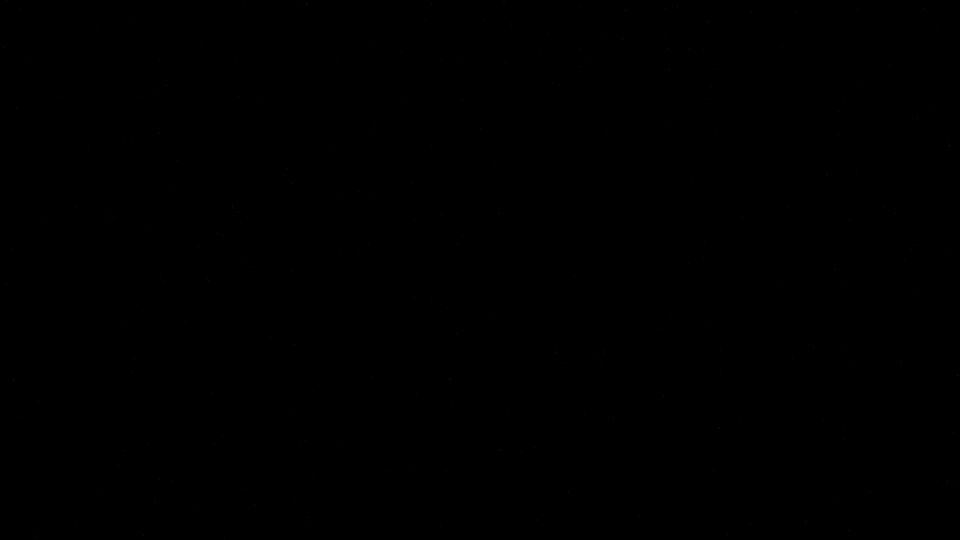
Frame 1 (no input)
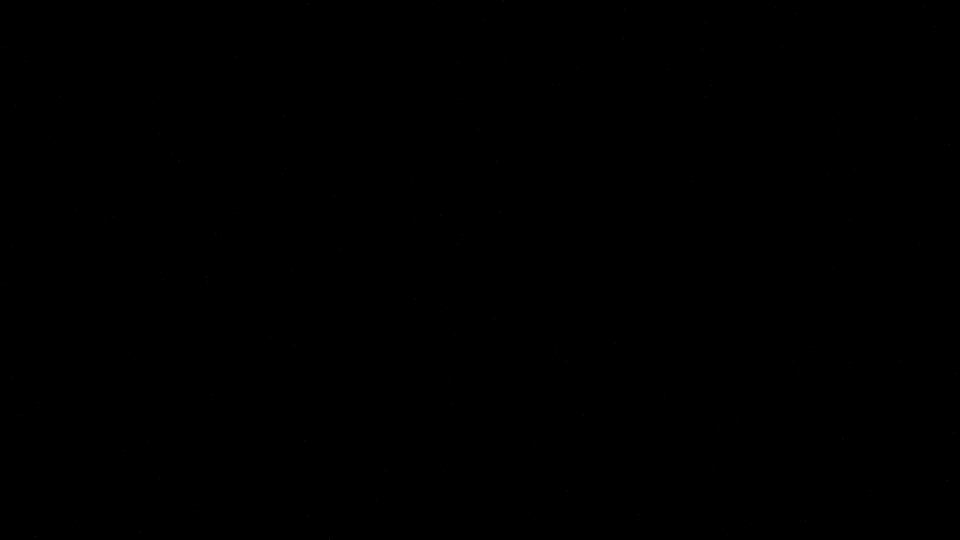
Frame 60 (no input)
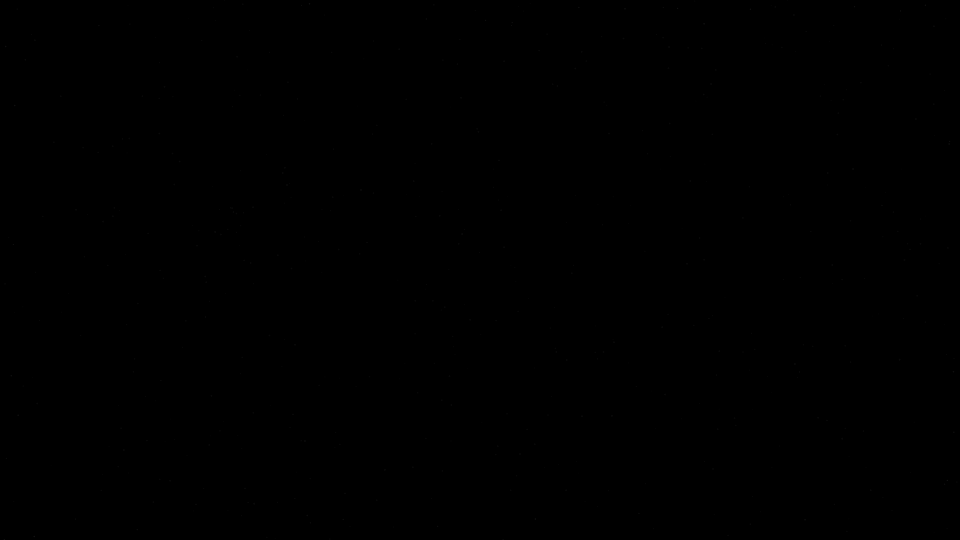
Frame 120 (the mouse pressed at the canvas centre since frame 60)

The p5.js sketch that drew these frames (run headless with seeded random() and noise() and a simulated clock; from frame 60 on, the mouse is pressed at the canvas centre):

// p5.js sketch
// ── sketch.js
// Sacred Generative Architect - p5.js
// Pulse rebuild (thicker/stronger rays + slower core heartbeat):
// - Center core glow: slower heartbeat (scale + alpha + soft halo)
// - Radial rays: thicker + brighter, synced heartbeat + per-ray shimmer
// - Macro modulation: slowly weak <-> strong over time
// Keeps: particles + rays + enso (kamon-friendly)

const DEBUG = false;

let fps = 30;
let DURATION = 60;
let particles = [];
let seed;

// ---- Pulse tuning (updated per request) ----
const PULSE = {
  // slower heartbeat
  bpm: 36, // ✅ slower than before (was 54)

  // macro weak <-> strong
  strengthMin: 0.45,
  strengthMax: 1.25,
  macroSpeed: 0.10,

  // core glow
  coreBase: 3.2,
  coreAmp: 7.0,
  coreAlphaBase: 35,
  coreAlphaAmp: 120,
  haloLayers: 10,
  haloSize: 22,
  haloAlpha: 26,

  // rays (✅ thicker + stronger)
  raysBaseAlpha: 22,   // was 14
  raysAlphaAmp: 48,    // was 26 (stronger pulse brightness)
  raysBaseW: 1.8,      // was 1.0 (thicker base)
  raysWAmp: 1.8,       // was 0.9 (thicker with pulse)
  raysLenJitter: 0.18, // was 0.14 (slightly stronger breathing)
  shimmerAmt: 0.22,
};

function setup() {
  createCanvas(960, 540);
  frameRate(fps);
  pixelDensity(1);

  seed = 12345;
  randomSeed(seed);
  noiseSeed(seed);

  for (let i = 0; i < 520; i++) particles.push(new Particle());
}

function draw() {
  const t = (frameCount / fps) % DURATION;
  background(0);

  const scene = getScene(t);
  const global = smoothstep(0.0, 1.0, t / 58.0);

  drawParticles(t, global);

  // --- pulse signals ---
  const tt = frameCount / fps;

  // macro modulation: slowly weak <-> strong
  const macro = lerp(
    PULSE.strengthMin,
    PULSE.strengthMax,
    0.5 + 0.5 * sin(tt * PULSE.macroSpeed)
  );

  // heartbeat (0..1)
  const beat = heartbeat(tt, PULSE.bpm);
  const pulse = beat * macro;

  push();
  translate(width / 2, height / 2);

  drawRadialLines(tt, scene, pulse);
  drawEnsoBarrierEnsoAligned(tt, scene);

  // core glow last so it sits on top
  drawCoreGlow(tt, scene, pulse);

  pop();

  vignetteSoft();
  if (DEBUG) drawDebugOverlay(tt, scene, pulse, macro);
}

function getScene(t) {
  if (t < 10) return { name: "A", p: t / 10 };
  if (t < 25) return { name: "B", p: (t - 10) / 15 };
  if (t < 40) return { name: "C", p: (t - 25) / 15 };
  if (t < 55) return { name: "D", p: (t - 40) / 15 };
  return { name: "E", p: (t - 55) / 5 };
}

// ---------------- HEARTBEAT SHAPE ----------------
// Returns 0..1 with two quick peaks per beat ("lub-dub"), now slower via bpm
function heartbeat(tt, bpm) {
  const hz = bpm / 60.0;
  const x = (tt * hz) % 1.0;

  const p1 = expPulse(x, 0.20, 0.055, 1.0);  // slightly wider for slow feel
  const p2 = expPulse(x, 0.38, 0.075, 0.55); // second peak
  const base = 0.06;

  return constrain(base + p1 + p2, 0, 1);
}

function expPulse(x, mu, sigma, amp) {
  const d = x - mu;
  const g = Math.exp(-(d * d) / (2 * sigma * sigma));
  return amp * g;
}

// ---------------- PARTICLES ----------------
function drawParticles(tt, global) {
  const alpha = 22 + 34 * global;
  noStroke();
  for (const p of particles) {
    p.update(tt);
    fill(255, alpha * p.twinkle(tt));
    circle(p.x, p.y, p.r);
  }
}

// ---------------- RADIAL RAYS (THICKER + STRONGER) ----------------
function drawRadialLines(tt, scene, pulse) {
  let appear = 0.0;

  if (scene.name === "A") appear = 0.0;
  else if (scene.name === "B") {
    const p = scene.p;
    const rise = smoothstep(0.0, 0.55, p);
    const hold = smoothstep(0.55, 0.80, p);
    const base = rise * (1.0 - hold) + 1.0 * hold;
    appear = constrain(base, 0, 1);
  } else if (scene.name === "C") appear = 0.85;
  else if (scene.name === "D") appear = 0.80;
  else if (scene.name === "E") appear = 0.55;

  const baseLen = min(width, height) * 0.46;

  // Pulse drives alpha + weight + slight length breathing
  const a = PULSE.raysBaseAlpha + PULSE.raysAlphaAmp * pulse;
  const w = PULSE.raysBaseW + PULSE.raysWAmp * pulse;

  const totalLines = floor(lerp(0, 78, appear));
  const wobble = 0.05;

  for (let i = 0; i < totalLines; i++) {
    const a0 = (TWO_PI * i) / max(1, totalLines);

    const n = noise(i * 0.03, tt * 0.10);
    const ang = a0 + wobble * (n - 0.5);

    // Per-ray shimmer
    const shimmer =
      1.0 + PULSE.shimmerAmt * (noise(1000 + i * 0.17, tt * 0.85) - 0.5);

    // Pulse length breathing
    const lenBreath = 1.0 + PULSE.raysLenJitter * pulse;

    const len = baseLen * (0.90 + 0.12 * n) * shimmer * lenBreath;

    stroke(255, a);
    strokeWeight(w);
    line(0, 0, cos(ang) * len, sin(ang) * len);
  }
}

// ---------------- CORE GLOW (SLOWER HEARTBEAT) ----------------
function drawCoreGlow(tt, scene, pulse) {
  if (scene.name === "A") return;

  const r = PULSE.coreBase + PULSE.coreAmp * pulse;
  const a = PULSE.coreAlphaBase + PULSE.coreAlphaAmp * pulse;

  // Soft halo layers
  noStroke();
  for (let k = 0; k < PULSE.haloLayers; k++) {
    const u = (k + 1) / PULSE.haloLayers;
    const rr = r + u * (PULSE.haloSize * (0.7 + 0.7 * pulse));
    const aa = PULSE.haloAlpha * (1.0 - u) * (0.35 + 0.90 * pulse);
    fill(255, aa);
    circle(0, 0, rr);
  }

  fill(255, a);
  circle(0, 0, r);
}

// ---------------- ENSO BARRIER ----------------
function drawEnsoBarrierEnsoAligned(tt, scene) {
  let strength = 0.0;
  if (scene.name === "A") strength = 0.0;
  else if (scene.name === "B") strength = 1.0;
  else if (scene.name === "C") strength = 0.65;
  else if (scene.name === "D") strength = 0.55;
  else if (scene.name === "E") strength = 0.35;

  if (strength <= 0) return;

  const R = min(width, height) * 0.34;
  const alpha = lerp(0, 90, strength);
  const weight = lerp(1.8, 3.8, strength);

  let gap = 0.0;
  let align = 0.0;

  if (scene.name === "B") {
    const p = scene.p;
    const inHold =
      smoothstep(0.50, 0.62, p) * (1.0 - smoothstep(0.74, 0.88, p));
    gap = lerp(0.16, 0.30, inHold);
    align = constrain(inHold, 0, 1);
  } else if (scene.name === "C") gap = 0.16;
  else if (scene.name === "D") gap = 0.12;
  else gap = 0.10;

  const gapCenterDrift = -HALF_PI + 0.30 * sin(tt * 0.20);
  const gapCenterPrayer = -HALF_PI;
  const gapCenter = lerpAngle(gapCenterDrift, gapCenterPrayer, align);

  const startA = gapCenter + gap;
  const endA = gapCenter + TWO_PI - gap;

  noFill();
  stroke(255, alpha);
  strokeWeight(weight);

  const wob = 1.0 + 0.006 * (noise(500, tt * 0.12) - 0.5);
  arc(0, 0, R * 2 * wob, R * 2 * wob, startA, endA);

  noStroke();
  fill(255, lerp(0, 10, strength));
  circle(0, 0, R * 1.05);
}

function lerpAngle(a, b, t) {
  let d = ((b - a + PI) % (TWO_PI)) - PI;
  return a + d * t;
}

// ---------------- HELPERS ----------------
function smoothstep(edge0, edge1, x) {
  x = constrain((x - edge0) / (edge1 - edge0), 0, 1);
  return x * x * (3 - 2 * x);
}

function vignetteSoft() {
  noStroke();
  for (let i = 0; i < 16; i++) {
    const a = map(i, 0, 15, 0, 15);
    fill(0, a);
    rect(i * 2, i * 2, width - i * 4, height - i * 4);
  }
}

function drawDebugOverlay(tt, scene, pulse, macro) {
  noStroke();
  fill(255);
  textSize(16);
  textAlign(LEFT, TOP);
  text(
    `t=${nf(tt, 2, 2)} scene=${scene.name} pulse=${nf(pulse, 1, 2)} macro=${nf(
      macro,
      1,
      2
    )}`,
    12,
    12
  );
}

// ---------------- PARTICLE CLASS ----------------
class Particle {
  constructor() {
    this.x = random(width);
    this.y = random(height);
    this.r = random(0.6, 1.6);
    this.spd = random(0.05, 0.2);
    this.off = random(1000);
  }

  update(tt) {
    const nx = noise(this.off, tt * 0.08) - 0.5;
    const ny = noise(this.off + 99.9, tt * 0.08) - 0.5;
    this.x += nx * this.spd;
    this.y += ny * this.spd;

    if (this.x < 0) this.x = width;
    if (this.x > width) this.x = 0;
    if (this.y < 0) this.y = height;
    if (this.y > height) this.y = 0;
  }

  twinkle(tt) {
    return 0.6 + 0.4 * noise(this.off * 0.02, tt * 0.35);
  }
}
